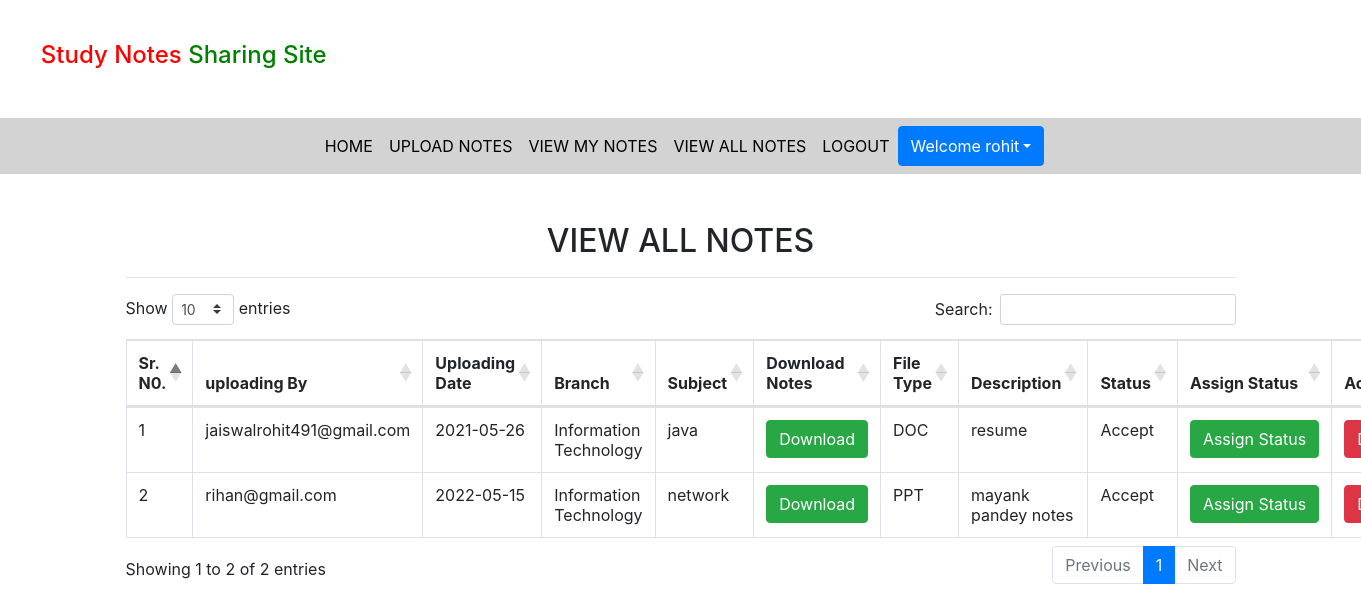
The page /viewallnotes (signed in) on the database its author committed.
### notes/models.py (models this page shows, shortened)
class Notes(models.Model):
    user = models.ForeignKey(User, on_delete=models.CASCADE)
    uploadingdate = models.CharField(max_length=30)
    branch = models.CharField(max_length=30)
    subject = models.CharField(max_length=30,)
    notesfile = models.FileField(null=True)
    filetype = models.CharField(max_length=30,)
    description = models.CharField(max_length=200, null=True)
    status=models.CharField(max_length=15,)

### notes/views.py (the view)
# urls.py: path('viewallnotes',viewallnotes,name='viewallnotes'),
def viewallnotes(request):
    if not request.user.is_authenticated:
        return redirect('login')
    notes = Notes.objects.filter(status="Accept")
    d = {'notes':notes}
    return render(request,'viewallnotes.html',d)

### notes/templates/viewallnotes.html (shortened to what this page needs)
{% extends 'usernavigation.html' %}
{% load static %}
{% block body %}
<link rel="stylesheet" href="https://cdnjs.cloudflare.com/ajax/libs/twitter-bootstrap/4.5.2/css/bootstrap.css">
<link rel="stylesheet" href="https://cdn.datatables.net/1.10.24/css/dataTables.bootstrap4.min.css">
<div class="container mt-5">
    <h2 class="text-center">VIEW ALL NOTES</h2>
    <HR>
    <table class="table table-bordered" id="example">
       <thead>
           <tr>
               <th>Sr. N0.</th>
               <th>uploading By</th>
               <th>Uploading Date</th>
               <th>Branch</th>
               <th>Subject</th>
               <th>Download Notes</th>
               <th>File Type</th>
               <th>Description</th>
               <th>Status</th>
               <th>Assign Status</th>
               <th>Action</th>
           </tr>
       </thead>
       <tbody>
           {% for i in notes %}
           <tr>
               <td>{{forloop.counter}}</td>
               <td>{{i.user.username}}</td>
               <td>{{i.uploadingdate}}</td>
               <td>{{i.branch}}</td>
               <td>{{i.subject}}</td>
               <td><a href="{{i.notesfile.url}}" class="btn btn-success" download>Download</a></td>
               <td>{{i.filetype}}</td>
               <td>{{i.description}}</td>
               <td>{{i.status}}</td>
               <td><a href="{% url 'assign_status' i.id %}" class = "btn btn-success">Assign&nbsp;Status</a></td>
               <td><a href="{% url 'delete_notes' i.id %}" class = "btn btn-danger" onclick="return confirm('Are you sure?')">Delete</a></td>
           </tr>
           {% endfor %}
        </tbody>
   </table>
</div>
{% endblock %}

### notes/templates/usernavigation.html (shortened to what this page needs)
<html lang="en">
<head>
    {% load static %}
  <link rel="stylesheet" href="https://maxcdn.bootstrapcdn.com/bootstrap/4.3.1/css/bootstrap.min.css">
  <link rel="stylesheet" href="https://use.fontawesome.com/releases/v5.6.3/css/all.css"></head>
  <link rel="stylesheet" href="{% static 'css/mystyle.css'%}">
</head>
<body>
<h4 style = "padding : 3%"><span style="color:red">Study Notes</span><span style="color:green"> Sharing Site</span></h4>
<nav class=" navbar navbar-expand-sm justify-content-center" style = "background-color: lightgrey;">
<ul class="navbar-nav">
  <li class="navbar-item">
      <a class="nav-link" href="{% url 'profile' %}">HOME</a>
  </li>
  <li class="navbar-item">
    <a class="nav-link" href="{% url 'upload_notes' %}">UPLOAD NOTES</a>
  </li>
  <li class="navbar-item">
    <a class="nav-link" href="{% url 'view_mynotes' %}">VIEW MY NOTES</a>
  </li>
  <li class="navbar-item">
    <a class="nav-link" href="{% url 'viewallnotes' %}">VIEW ALL NOTES</a>
  </li>
  <li class="navbar-item">
    <a class="nav-link" href="{% url 'logout' %}">LOGOUT</a>
  </li>
<div class="btn-group">
    <button type="button" class="btn btn-primary dropdown-toggle" data-toggle="dropdown">Welcome {{request.user.first_name}}</button>
</div>
</ul>
</nav>
</body>
</html>
{% block body %}
{% endblock %}

### notes/static/css/mystyle.css (style rules this page uses)
.nav-link { color : black }

### rows shown on the page
Notes: user.username "jaiswalrohit491@gmail.com", uploadingdate "2021-05-26", branch "Information Technology", subject "java", filetype "DOC", description "resume", status "Accept"
Notes: user.username "rihan@gmail.com", uploadingdate "2022-05-15", branch "Information Technology", subject "network", filetype "PPT", description "mayank pandey notes", status "Accept"

### other values the page prints
{{ request.user.first_name }} "rohit"
